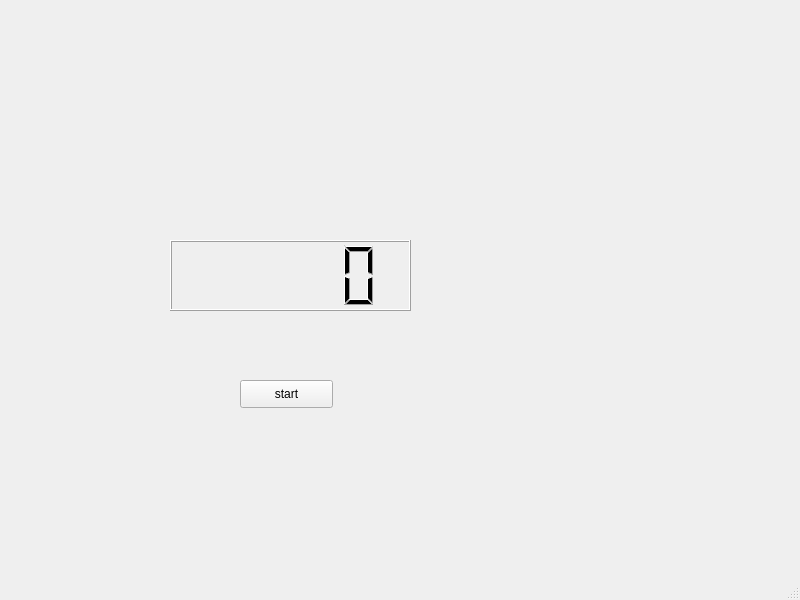
<?xml version="1.0" encoding="UTF-8"?>
<ui version="4.0">
 <class>MainWindow</class>
 <widget class="QMainWindow" name="MainWindow">
  <property name="geometry">
   <rect>
    <x>0</x>
    <y>0</y>
    <width>800</width>
    <height>600</height>
   </rect>
  </property>
  <property name="windowTitle">
   <string>MainWindow</string>
  </property>
  <widget class="QWidget" name="centralwidget">
   <widget class="QLCDNumber" name="lcdNumber">
    <property name="geometry">
     <rect>
      <x>170</x>
      <y>240</y>
      <width>241</width>
      <height>71</height>
     </rect>
    </property>
   </widget>
   <widget class="QPushButton" name="pushButton">
    <property name="geometry">
     <rect>
      <x>240</x>
      <y>380</y>
      <width>93</width>
      <height>28</height>
     </rect>
    </property>
    <property name="text">
     <string>start</string>
    </property>
   </widget>
  </widget>
  <widget class="QMenuBar" name="menubar">
   <property name="geometry">
    <rect>
     <x>0</x>
     <y>0</y>
     <width>800</width>
     <height>26</height>
    </rect>
   </property>
  </widget>
  <widget class="QStatusBar" name="statusbar"/>
 </widget>
 <resources/>
 <connections/>
</ui>
